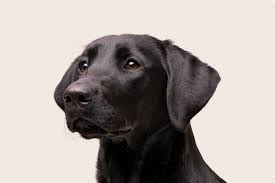
#> input picture goruntu_isleme/dog.jpeg, 275 x 183 px, found by its file name
$ python opencv1.py
#> lines starting #> are read from the running program, lines starting #| are printed output that depends on the picture; after the words box and inside, x2 and y2 are one past the last pixel; in counts of white or black regions, pixels touching at a corner belong together
import cv2
resim=cv2.imread("goruntu_isleme/dog.jpeg")
#> resim is the input picture: shape (183, 275, 3); mean B, G, R 159.9, 164.1, 172.5
cv2.imshow("Kopek",resim)
cv2.waitKey(1000)
yukseklik,genislik,kanallar=resim.shape
#> yukseklik = 183; genislik = 275; kanallar = 3
print("Yukseklik:",yukseklik)
#| Yukseklik: 183
print("Genislik:",genislik)
#| Genislik: 275
print("Kanallar:",kanallar)
#| Kanallar: 3

farkli_boyut=cv2.resize(resim,(genislik//2,yukseklik//2))
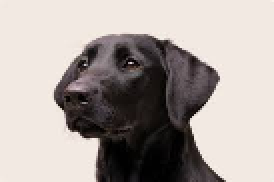
#> farkli_boyut: shape (91, 137, 3) (shown 2 times larger); mean B, G, R 159.9, 164.1, 172.5
cv2.imshow("kirpma",farkli_boyut)
cv2.waitKey(1000)

kirpma=resim[50:350,20:100]
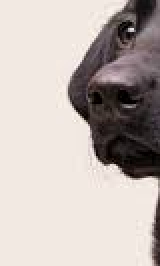
#> kirpma: shape (133, 80, 3) (shown 2 times larger); mean B, G, R 177.1, 181.7, 191.4
cv2.imshow("Kirpma",kirpma)
cv2.waitKey(100)

goruntu=cv2.imread("goruntu_isleme/dog.jpeg")
p1=(10,50)
p2=(50,150)
cv2.line(goruntu,p1,p2,(0,255,0),5) # Yeşil çizgi
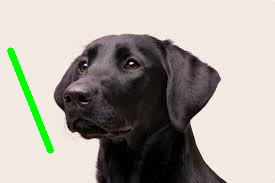
#> goruntu: shape (183, 275, 3); 1.53% of pixels changed, all inside (x1, y1, x2, y2) = (7, 47, 54, 154)
cv2.imshow("Cizgi",goruntu)
cv2.waitKey(0)
